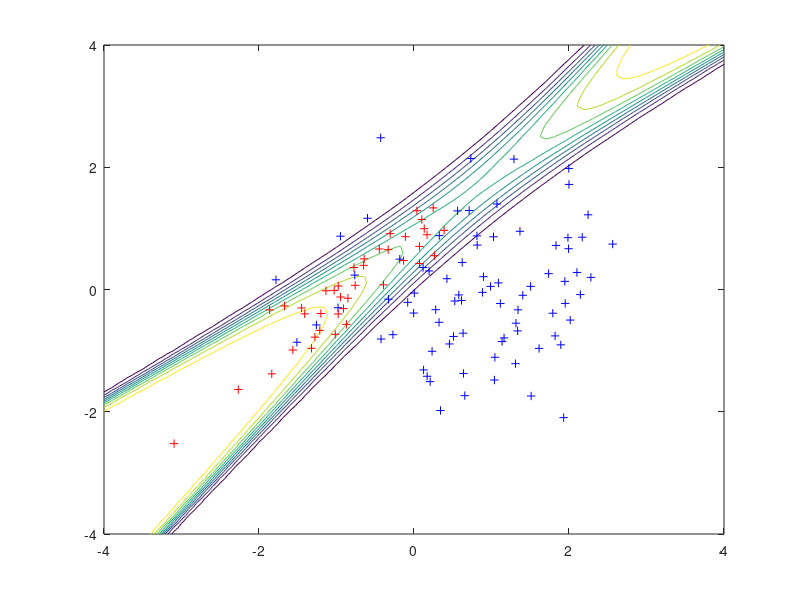

Here is the MATLAB script that generated this plot: (Note: this script raises an error after producing the figure.)
% demonstrate the Expectation Propagation approximation on a 2-d
% classification task. 2006-03-29.

if isempty(regexp(path,['gpml' pathsep]))
  cd ..; w = pwd; addpath([w, '/gpml']); cd gpml-demo    % add code dir to path
end

clear
clf

disp('For demonstration purposes, we generate a simple data set where the')
disp('input of the data points from each of the two classes are generated')
disp('by sampling independently from a Gaussian distribution')
disp(' ')

disp('  n1=80; n2=40;                 % number of data points from each class')
n1=80; n2=40;
disp('  S1 = eye(2); S2 = [1 0.95; 0.95 1];     % the two covariance matrices')
S1 = eye(2); S2 = [1 0.95; 0.95 1];
disp('  m1 = [0.75; 0]; m2 = [-0.75; 0];                      % the two means')
m1 = [0.75; 0]; m2 = [-0.75; 0];                            
disp(' ')

disp('  randn(''seed'',17)')
randn('seed',17);
disp('  x1 = chol(S1)''*randn(2,n1)+repmat(m1,1,n1); % samples from one class')
x1 = chol(S1)'*randn(2,n1)+repmat(m1,1,n1);
disp('  x2 = chol(S2)''*randn(2,n2)+repmat(m2,1,n2);     % and from the other')
x2 = chol(S2)'*randn(2,n2)+repmat(m2,1,n2);
disp(' ')
disp('  x = [x1 x2]'';                             % these are the inputs and')
x = [x1 x2]';
disp('  y = [repmat(-1,1,n1) repmat(1,1,n2)]'';   % outputs for training data')
y = [repmat(-1,1,n1) repmat(1,1,n2)]';
disp(' ')
disp('Press any key to continue.')
pause

disp(' ')
disp('We now show the data, together with the Bayes Decision Probabilities')
disp('which are computed based on the generating distribution as follows:')
disp(' ')

disp('  [t1 t2] = meshgrid(-4:0.1:4,-4:0.1:4);')
[t1 t2] = meshgrid(-4:0.1:4,-4:0.1:4);
disp('  t = [t1(:) t2(:)];                        % these are the test inputs')
t = [t1(:) t2(:)];
disp(' ')
disp('  tt = sum((t-repmat(m1'',length(t),1))*inv(S1).*(t-repmat(m1'',length(t),1)),2);')
tt = sum((t-repmat(m1',length(t),1))*inv(S1).*(t-repmat(m1',length(t),1)),2);
disp('  z1 = n1*exp(-tt/2)/sqrt(det(S1));')
z1 = n1*exp(-tt/2)/sqrt(det(S1));
disp('  tt = sum((t-repmat(m2'',length(t),1))*inv(S2).*(t-repmat(m2'',length(t),1)),2);')
tt = sum((t-repmat(m2',length(t),1))*inv(S2).*(t-repmat(m2',length(t),1)),2);
disp('  z2 = n2*exp(-tt/2)/sqrt(det(S2));')
z2 = n2*exp(-tt/2)/sqrt(det(S2));
disp(' ')
disp('  contour(t1,t2,reshape(z2./(z1+z2),size(t1)),[0.1:0.1:0.9]);')
contour(t1,t2,reshape(z2./(z1+z2),size(t1)),[0.1:0.1:0.9]);
disp('  hold on')
hold on
disp('  plot(x1(1,:),x1(2,:),''b+'')')
plot(x1(1,:),x1(2,:),'b+')
disp('  plot(x2(1,:),x2(2,:),''r+'')')
plot(x2(1,:),x2(2,:),'r+')
disp(' ')
disp('Note that the ideal predictive probabilities depend only on the')
disp('density of the two classes, and not on the absolute density.')
disp(' ')
disp('Press any key to continue.')
pause

disp(' ')
disp('Now, we will fit a probabilistic Gaussian process classifier to this')
disp('data, using an implementation of Expectation Propagation. We must')
disp('specify a covariance function. First, we will try the squared')
disp('exponential covariance function ''covSEiso''. We must specify the')
disp('parameters of the covariance function (hyperparameters). For the')
disp('isotropic squared exponential covariance function there are two')
disp('hyperparameters, the lengthscale (kernel width) and the magnitude. We')
disp('need to specify values for these hyperparameters (see below for how to')
disp('learn them). Initially, we will simply set the log of these')
disp('hyperparameters to zero, and see what happens.')
disp(' ')

disp('  loghyper = [0; 0];')
loghyper = [0; 0];
disp('  p2 = binaryEPGP(loghyper, ''covSEiso'', x, y, t);')
p2 = binaryEPGP(loghyper, 'covSEiso', x, y, t);
disp('  clf')
clf
disp('  contour(t1,t2,reshape(p2,size(t1)),[0.1:0.1:0.9]);')
contour(t1,t2,reshape(p2,size(t1)),[0.1:0.1:0.9]);
disp('  hold on')
hold on
disp('  plot(x1(1,:),x1(2,:),''b+'')')
plot(x1(1,:),x1(2,:),'b+')
disp('  plot(x2(1,:),x2(2,:),''r+'')')
plot(x2(1,:),x2(2,:),'r+')
disp(' ')
disp('showing the predictive distribution. Although the predictive contours')
disp('in this plot look quite different from the Bayes Decision Probabilities')
disp('plotted previously, note that the predictive probabilities in regions')
disp('of high data density are not terribly different from those of the')
disp('generating process.')
disp(' ')
disp('Press any key to continue.')
pause

disp(' ')
disp('Recall, that this plot was made using hyperparameter which we')
disp('essentially pulled out of thin air. Now, we find the values of the')
disp('hyperparameters which maximize the marginal likelihood (or strictly,')
disp('the EP approximation of the marginal likelihood):')
disp(' ')
disp('  newloghyper = minimize(loghyper, ''binaryEPGP'', -20, ''covSEiso'', x, y)')
newloghyper = minimize(loghyper, 'binaryEPGP', -20, 'covSEiso', x, y)
disp('  p3 = binaryEPGP(newloghyper, ''covSEiso'', x, y, t);')
p3 = binaryEPGP(newloghyper, 'covSEiso', x, y, t);
disp(' ')
disp('where the argument -20 tells minimize to evaluate the function at most')
disp('20 times. The new hyperparameters have a fairly similar length scale,')
disp('but a much larger magnitude for the latent function. This leads to more')
disp('extreme predictive probabilities:')
disp(' ')
disp('  clf')
clf
disp('  contour(t1,t2,reshape(p3,size(t1)),[0.1:0.1:0.9]);')
contour(t1,t2,reshape(p3,size(t1)),[0.1:0.1:0.9]);
disp('  hold on')
hold on
disp('  plot(x1(1,:),x1(2,:),''b+'')')
plot(x1(1,:),x1(2,:),'b+')
disp('  plot(x2(1,:),x2(2,:),''r+'')')
plot(x2(1,:),x2(2,:),'r+')
disp(' ')
disp('Note, that this plot still shows that the predictive probabilities')
disp('revert to one half, when we move away from the data (in stark contrast')
disp('to the ''Bayes Decision Probabilities'' in this example). This may or')
disp('may not be seen as an appropriate behaviour, depending on our prior')
disp('expectations about the data. It is a direct consequence of the')
disp('behaviour of the squared exponential covariance function.')
disp(' ')
disp('Press any key to continue.')
pause

disp(' ')
disp('We can instead try a neural network covariance function')
disp('''covNNone.m'', which has the ability to saturate at specific latent')
disp('values as we move away from the origin:')
disp(' ')
disp('  newloghyper = minimize(loghyper, ''binaryEPGP'', -20, ''covNNone'', x, y);')
newloghyper = minimize(loghyper, 'binaryEPGP', -20, 'covNNone', x, y);
disp('  p4 = binaryEPGP(newloghyper, ''covNNone'', x, y, t);')
p4 = binaryEPGP(newloghyper, 'covNNone', x, y, t);
disp('  clf')
clf
disp('  contour(t1,t2,reshape(p4,size(t1)),[0.1:0.1:0.9]);')
contour(t1,t2,reshape(p4,size(t1)),[0.1:0.1:0.9]);
disp('  hold on')
hold on
disp('  plot(x1(1,:),x1(2,:),''b+'')')
plot(x1(1,:),x1(2,:),'b+')
disp('  plot(x2(1,:),x2(2,:),''r+'')')
plot(x2(1,:),x2(2,:),'r+')
disp(' ')
disp('which shows a somewhat less pronounced tendency for the predictive')
disp('probabilities to tend to one half as we move towards the boundaries of')
disp('the plot.')
disp(' ')
disp('Press any key to end.')
pause
